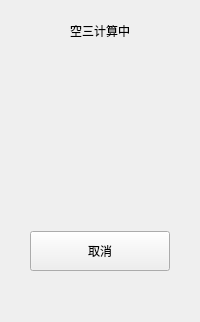
                         <widget class="QWidget" name="page_13">
                          <layout class="QVBoxLayout" name="verticalLayout_55">
                           <property name="spacing">
                            <number>20</number>
                           </property>
                           <item>
                            <widget class="StyleLabel18" name="label_at_render">
                             <property name="minimumSize">
                              <size>
                               <width>0</width>
                               <height>40</height>
                              </size>
                             </property>
                             <property name="maximumSize">
                              <size>
                               <width>16777215</width>
                               <height>40</height>
                              </size>
                             </property>
                             <property name="text">
                              <string>空三计算中</string>
                             </property>
                             <property name="alignment">
                              <set>Qt::AlignCenter</set>
                             </property>
                            </widget>
                           </item>
                           <item>
                            <layout class="QHBoxLayout" name="horizontalLayout_41">
                             <property name="topMargin">
                              <number>0</number>
                             </property>
                             <item>
                              <widget class="QRoundProgressBar" name="progressBarAT" native="true">
                               <property name="sizePolicy">
                                <sizepolicy hsizetype="Preferred" vsizetype="Expanding">
                                 <horstretch>0</horstretch>
                                 <verstretch>0</verstretch>
                                </sizepolicy>
                               </property>
                               <property name="minimumSize">
                                <size>
                                 <width>140</width>
                                 <height>140</height>
                                </size>
                               </property>
                               <property name="maximumSize">
                                <size>
                                 <width>140</width>
                                 <height>140</height>
                                </size>
                               </property>
                              </widget>
                             </item>
                            </layout>
                           </item>
                           <item>
                            <layout class="QHBoxLayout" name="horizontalLayout_40">
                             <property name="topMargin">
                              <number>0</number>
                             </property>
                             <item>
                              <widget class="StyleButton140x40" name="btnATCancel">
                               <property name="minimumSize">
                                <size>
                                 <width>140</width>
                                 <height>40</height>
                                </size>
                               </property>
                               <property name="maximumSize">
                                <size>
                                 <width>140</width>
                                 <height>40</height>
                                </size>
                               </property>
                               <property name="text">
                                <string>取消</string>
                               </property>
                              </widget>
                             </item>
                            </layout>
                           </item>
                           <item>
                            <spacer name="verticalSpacer_16">
                             <property name="orientation">
                              <enum>Qt::Vertical</enum>
                             </property>
                             <property name="sizeHint" stdset="0">
                              <size>
                               <width>20</width>
                               <height>40</height>
                              </size>
                             </property>
                            </spacer>
                           </item>
                          </layout>
                         </widget>
